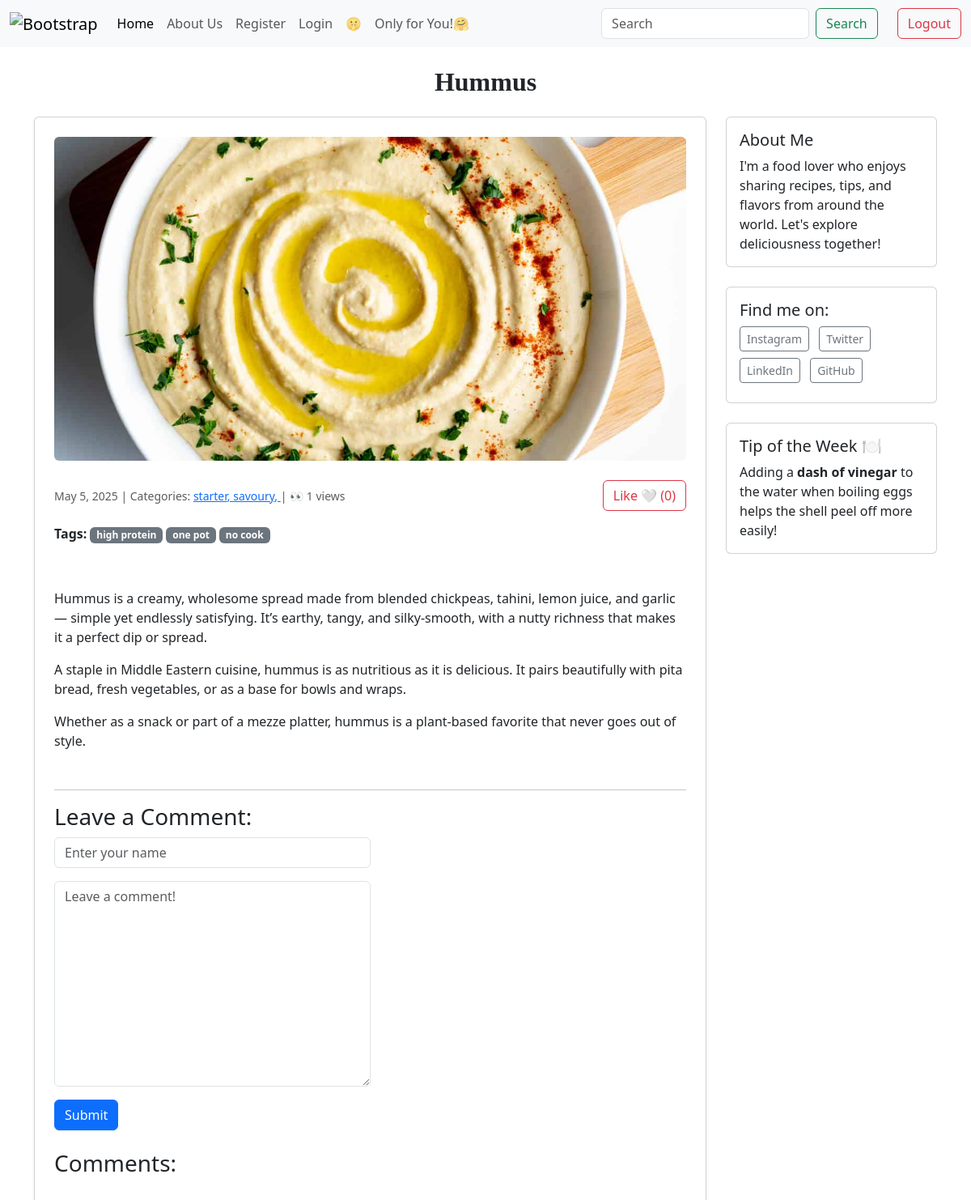
Before: /post/25/ (signed in) with the older database file.
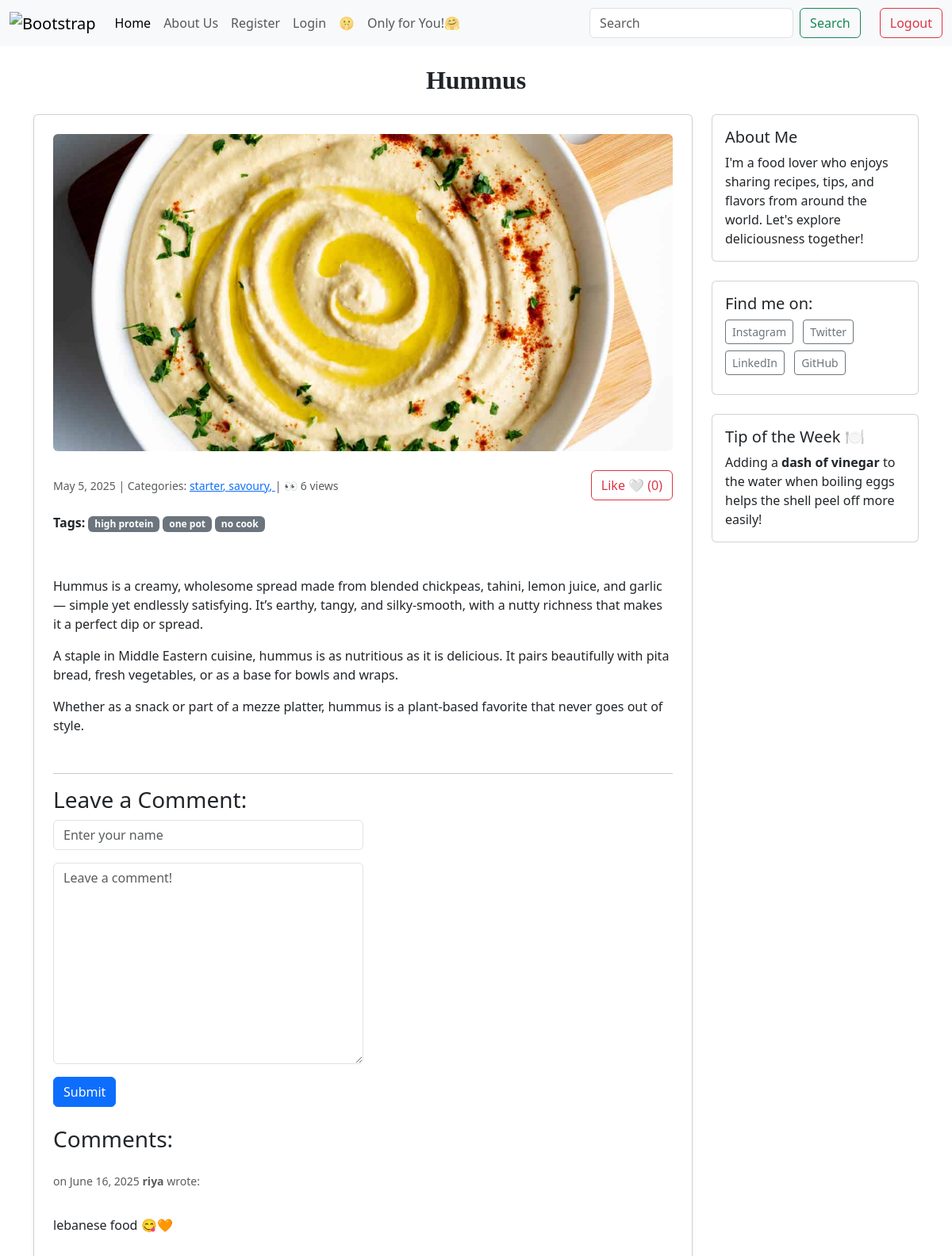
After: the same page with the newer database file.
### blogapp/models.py (models this page shows, shortened)
class Category(models.Model):
    name = models.CharField(max_length=30)
    class Meta:
        verbose_name_plural = 'Categories'

class Post(models.Model):
    title = models.CharField(max_length=255)
    body = models.TextField(default='nada')
    created_on = models.DateTimeField(auto_now_add=True)
    last_modified = models.DateTimeField(auto_now=True)
    categories = models.ManyToManyField("Category", related_name="posts")
    image = models.ImageField(upload_to='post_images/', blank=True, null=True)
    likes = models.ManyToManyField(User, related_name='post_likes', blank=True) #The related_name='post_likes' is crucial for reverse lookup. i.e. user.post_likes.all()
    tags = models.ManyToManyField('Tag', blank=True, related_name='posts')
    def total_likes(self):
        return self.likes.count()
    @property
    def total_views(self):
        return self.postview_set.count() #postview_set is Django’s default reverse relation

class Tag(models.Model):
    name = models.CharField(max_length=20)

class Comment(models.Model):
    author = models.CharField(max_length=20)
    body = models.TextField()
    created_on = models.DateTimeField(auto_now_add=True)
    post = models.ForeignKey("Post", on_delete=models.CASCADE)

### blogapp/views.py (the view, shortened to what this page needs)
# urls.py: path("post/<int:pk>/", views.blog_detail, name="blog_detail"),
def blog_detail(request, pk):
    post = Post.objects.get(pk=pk)
    form = CommentForm()
    if request.user.is_authenticated:
        PostView.objects.create(user=request.user, post=post)
    comments = Comment.objects.filter(post=post)
    context = {
        "post": post,
        "comments": comments,
        "form": CommentForm(),
    }
    return render(request, "blogapp/detail.html", context)

### blogapp/forms.py
class CommentForm(forms.Form):
    author = forms.CharField(
        max_length=35,
        widget = forms.TextInput(
            attrs={"class": "form-control", "placeholder": "Enter your name"}
        ),
    )
    body = forms.CharField(
        widget=forms.Textarea(
            attrs={'class':'form-control', "placeholder":"Leave a comment!"}
        ),
    )

### blogapp/templates/blogapp/detail.html (shortened to what this page needs)
{% extends "blogapp/index.html" %}
{% load widget_tweaks %}
    {% block page_title %}
    <div class="text-center my-4">
     <h2 style="font-family: 'Javanese Text', serif; font-weight: bold;"> {{post.title }} </h2>
    </div>
    {% endblock page_title %}
    {% block page_content %}
    <div class="container mt-4">
        <div class="row">
            <div class="col-md-9">
                <div class="card p-4 shadow-sm">
                    <img src="{{ post.image.url }}" class="card-img-top mb-4 rounded" alt="{{post.title}}" style="max-height: 400px; object-fit: cover;">
                    <div class="d-flex align-items-center justify-content-between mb-3">
                        <small class="text-muted">
                            {{ post.created_on.date}} | Categories:
                            {% for category in post.categories.all %}
                                <a href="{% url 'blog_category' category.name %}">
                                    {{ category.name }},
                                </a>
                            {% endfor %}
                            | 👀 {{post.total_views}} views
                        </small>
                        <form action="{% url 'like_post' post.pk %}" method="POST">
                            {% if user in post.likes.all %}
                                <button type="submit" class="btn btn-danger">Unlike ❤️ ({{ post.total_likes }})</button>
                            {% else %}
                                <button type="submit" class="btn btn-outline-danger">Like 🤍 ({{ post.total_likes }})</button>
                            {% endif %}
                        </form>
                    </div>
                    <p><strong>Tags:</strong>
                        {% for tag in post.tags.all %}
                            <span class="badge bg-secondary">{{ tag.name }}</span>
                        {% empty %}
                            No tags.
                        {% endfor %}
                    </p>
                    <p class="mb-4 mt-3"> {{ post.body | linebreaks }}</p>
                    <hr>
                    <h3> Leave a Comment:</h3>
                    <form method="post" class="mb-4">
                        <div class='mb-3 w-50'>
                            {{form.author|add_class:"form_control"}}
                        </div>
                        <div class='mb-3 w-50'>
                            {{form.body|add_class:"form_control"}}
                        </div>
                        <button type="submit" class="btn btn-primary">Submit</button>
                    </form>
                    <h3>Comments: </h3>
                    {% for comment in comments %}
                    <p class="mt-3">
                        <small class="text-muted">
                        on {{comment.created_on.date}} <b> {{comment.author}}</b> wrote:
                        </small>
                    </p>
                    <p>
                        {{comment.body | linebreaks}}
                    </p>
                    {% endfor %}
                </div>
            </div>
             <div class="col-md-3">
                {% include "partials/sidebar.html" %}
             </div>
        </div>
    </div>
    {% endblock page_content %}

Changed rows visible on the page:
computed for Post "Hummus": total_views "1" → "6"
added Comment: created_on "June 16, 2025", author "riya", body "lebanese food 😋🧡"
